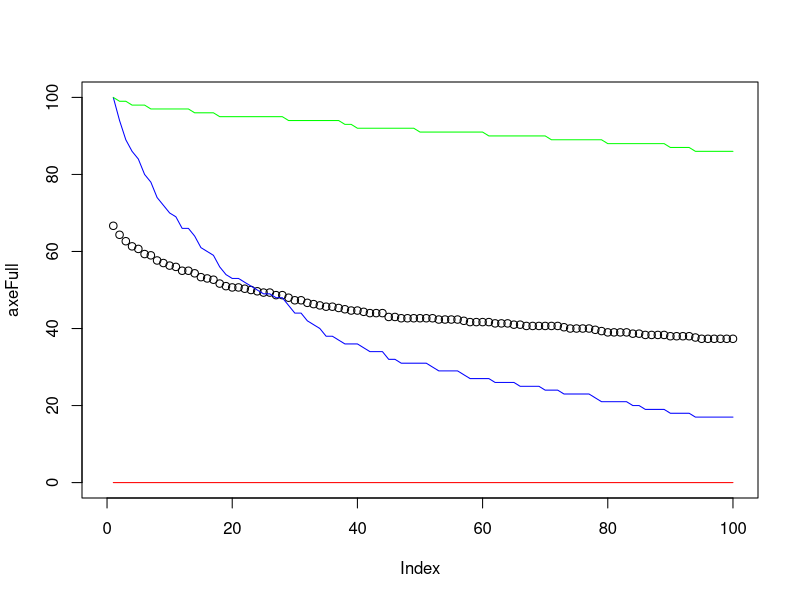
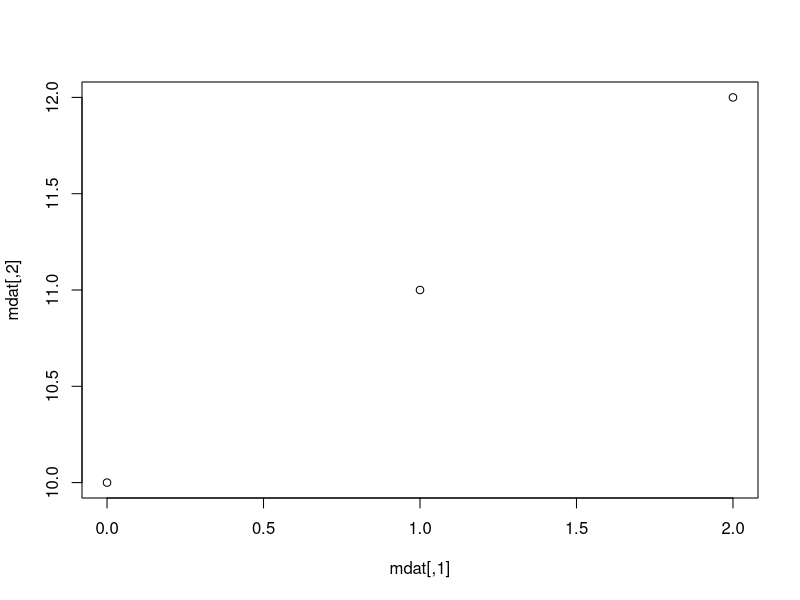

Generate these figures, in order, with R:
 axe1 <- c(100.0,94.0,89.0,86.0,84.0,80.0,78.0,74.0,72.0,70.0,69.0,66.0,66.0,64.0,61.0,60.0,59.0,56.0,54.0,53.0,53.0,52.0,51.0,50.0,49.0,49.0,48.0,48.0,46.0,44.0,44.0,42.0,41.0,40.0,38.0,38.0,37.0,36.0,36.0,36.0,35.0,34.0,34.0,34.0,32.0,32.0,31.0,31.0,31.0,31.0,31.0,30.0,29.0,29.0,29.0,29.0,28.0,27.0,27.0,27.0,27.0,26.0,26.0,26.0,26.0,25.0,25.0,25.0,25.0,24.0,24.0,24.0,23.0,23.0,23.0,23.0,23.0,22.0,21.0,21.0,21.0,21.0,21.0,20.0,20.0,19.0,19.0,19.0,19.0,18.0,18.0,18.0,18.0,17.0,17.0,17.0,17.0,17.0,17.0,17.0)
 axe2 <- c(0.0,0.0,0.0,0.0,0.0,0.0,0.0,0.0,0.0,0.0,0.0,0.0,0.0,0.0,0.0,0.0,0.0,0.0,0.0,0.0,0.0,0.0,0.0,0.0,0.0,0.0,0.0,0.0,0.0,0.0,0.0,0.0,0.0,0.0,0.0,0.0,0.0,0.0,0.0,0.0,0.0,0.0,0.0,0.0,0.0,0.0,0.0,0.0,0.0,0.0,0.0,0.0,0.0,0.0,0.0,0.0,0.0,0.0,0.0,0.0,0.0,0.0,0.0,0.0,0.0,0.0,0.0,0.0,0.0,0.0,0.0,0.0,0.0,0.0,0.0,0.0,0.0,0.0,0.0,0.0,0.0,0.0,0.0,0.0,0.0,0.0,0.0,0.0,0.0,0.0,0.0,0.0,0.0,0.0,0.0,0.0,0.0,0.0,0.0,0.0)
 axe3 <- c(100.0,99.0,99.0,98.0,98.0,98.0,97.0,97.0,97.0,97.0,97.0,97.0,97.0,96.0,96.0,96.0,96.0,95.0,95.0,95.0,95.0,95.0,95.0,95.0,95.0,95.0,95.0,95.0,94.0,94.0,94.0,94.0,94.0,94.0,94.0,94.0,94.0,93.0,93.0,92.0,92.0,92.0,92.0,92.0,92.0,92.0,92.0,92.0,92.0,91.0,91.0,91.0,91.0,91.0,91.0,91.0,91.0,91.0,91.0,91.0,90.0,90.0,90.0,90.0,90.0,90.0,90.0,90.0,90.0,90.0,89.0,89.0,89.0,89.0,89.0,89.0,89.0,89.0,89.0,88.0,88.0,88.0,88.0,88.0,88.0,88.0,88.0,88.0,88.0,87.0,87.0,87.0,87.0,86.0,86.0,86.0,86.0,86.0,86.0,86.0)
 axeFull <- c(66.666664,64.333336,62.666668,61.333332,60.666668,59.333332,59.0,57.666668,57.0,56.333332,56.0,55.0,55.0,54.333332,53.333332,53.0,52.666668,51.666668,51.0,50.666668,50.666668,50.333332,50.0,49.666668,49.333332,49.333332,48.666668,48.666668,48.0,47.333332,47.333332,46.666668,46.333332,46.0,45.666668,45.666668,45.333332,45.0,44.666668,44.666668,44.333332,44.0,44.0,44.0,43.0,43.0,42.666668,42.666668,42.666668,42.666668,42.666668,42.666668,42.333332,42.333332,42.333332,42.333332,42.0,41.666668,41.666668,41.666668,41.666668,41.333332,41.333332,41.333332,41.0,41.0,40.666668,40.666668,40.666668,40.666668,40.666668,40.666668,40.333332,40.0,40.0,40.0,40.0,39.666668,39.333332,39.0,39.0,39.0,39.0,38.666668,38.666668,38.333332,38.333332,38.333332,38.333332,38.0,38.0,38.0,38.0,37.666668,37.333332,37.333332,37.333332,37.333332,37.333332,37.333332)
plot(axeFull,ylim=c(0,100),xlim=c(0,100))
lines(axe1, col="blue")
lines(axe2, col="red")
lines(axe3, col="green")

 
 
mdat <- matrix(c(0,10,15, 1,11,15 , 2,12,15), nrow = 3, ncol=3, byrow=TRUE,
               dimnames = NULL)
 
 plot(mdat)